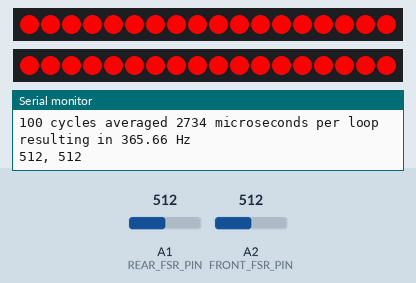
Bench run of a sketch on a simulated Arduino Uno, built with avr-gcc and run on an emulated ATmega328P. On the bench: 2 × 18 RGB LEDs in strip order, left to right, the last lines printed to the serial monitor. Inputs (shaded band) come from the test bench; at power-on: A1 (REAR_FSR_PIN) = 512, A2 (FRONT_FSR_PIN) = 512.

Above: at 1.2 s.
1.3 s: A1 (REAR_FSR_PIN) set to 894
2.8 s: A1 (REAR_FSR_PIN) set to 907
At 3.2 s:
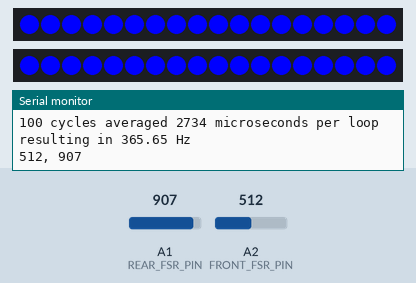
4.3 s: A2 (FRONT_FSR_PIN) set to 890
5.8 s: A2 (FRONT_FSR_PIN) set to 917
At 6.8 s:
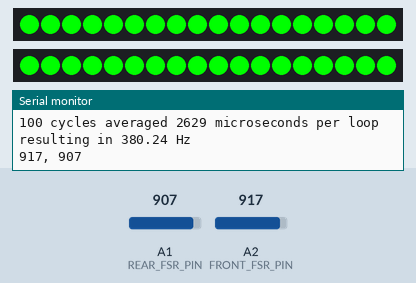
7.3 s: A2 (FRONT_FSR_PIN) set to 900
At 7.9 s:
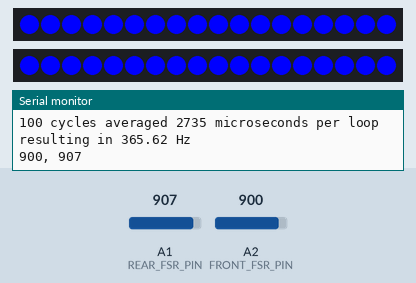
8.8 s: A2 (FRONT_FSR_PIN) set to 1023
At 9.1 s:
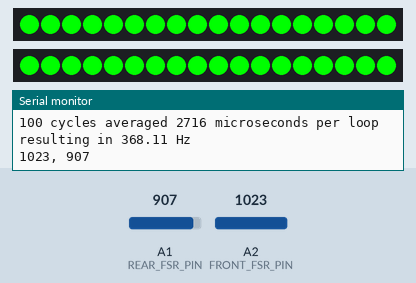
Timing chart, 0 to 11.3 s (numbered marks = the images above; inputs shaded):
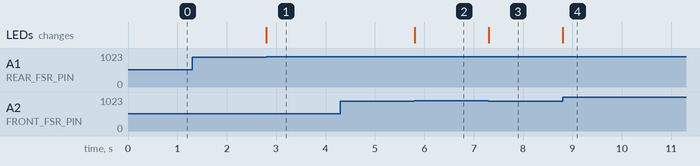

The sketch:

FSR_LED_Timing_Test.ino
```cpp
#include <Adafruit_NeoPixel.h>
#ifdef __AVR__
 #include <avr/power.h> // Required for 16 MHz Adafruit Trinket
#endif

#define NUM_LEDS 18

#define FRONT_FSR_PIN A2
#define REAR_FSR_PIN A1

#define LED_PIN 10
#define LED_PIN_2 11

// Define the array of leds
Adafruit_NeoPixel leds(NUM_LEDS, LED_PIN, NEO_GRB + NEO_KHZ800);
Adafruit_NeoPixel leds2(NUM_LEDS, LED_PIN_2, NEO_GRB + NEO_KHZ800);

// timing variables
long startTime = 0;
long endTime = 0;
int timingCycleCounter = 0;
int TIMED_CYCLES = 100;
long avgTime = 0;
long totalTime = 0;
float frequency = 0; // Hz

void setup() {

  Serial.begin(115200);

#if defined(__AVR_ATtiny85__) && (F_CPU == 16000000)
  clock_prescale_set(clock_div_1);
#endif
  // END of Trinket-specific code.

  leds.begin();           // INITIALIZE NeoPixel strip object (REQUIRED)
  leds.show();            // Turn OFF all pixels ASAP
  leds.setBrightness(255); // Set BRIGHTNESS (max = 255)

  leds2.begin();           // INITIALIZE NeoPixel strip object (REQUIRED)
  leds2.show();            // Turn OFF all pixels ASAP
  leds2.setBrightness(255); // Set BRIGHTNESS (max = 255)
}

void loop() {
  if(timingCycleCounter == 0) { // first run
    startTime = micros();
    timingCycleCounter++;
  } else if(timingCycleCounter >= TIMED_CYCLES) { // finished test, report output and reset
    endTime = micros();
    totalTime = endTime - startTime;
    frequency = (float)TIMED_CYCLES / totalTime * 1000000;
    avgTime = totalTime / TIMED_CYCLES;
    Serial.print(TIMED_CYCLES);
    Serial.print(" cycles averaged ");
    Serial.print(avgTime);
    Serial.print(" microseconds per loop resulting in ");
    Serial.print(frequency);
    Serial.println(" Hz");
    timingCycleCounter = 0;

    Serial.print(analogRead(FRONT_FSR_PIN));
    Serial.print(", ");
    Serial.println(analogRead(REAR_FSR_PIN));

  } else { // middle of testing
    timingCycleCounter++;
  }
  if(isFSRTriggered(FRONT_FSR_PIN) && isFSRTriggered(REAR_FSR_PIN)) {
    setFrontAll(0, 255, 0);
    setRearAll(0, 255, 0);
  } else if(isFSRTriggered(FRONT_FSR_PIN) || isFSRTriggered(REAR_FSR_PIN)) {
    setFrontAll(0, 0, 255);
    setRearAll(0, 0, 255);
  } else {
    setFrontAll(255, 0, 0);
    setRearAll(255, 0, 0);
  }
  /*
  Serial.print(analogRead(FRONT_FSR_PIN));
  Serial.print(", ");
  Serial.println(analogRead(REAR_FSR_PIN));
  */

  leds.show();
  leds2.show();
  //Serial.println("LEDs off");
  //delay(100);
}

boolean isFSRTriggered(int pin) {
  return analogRead(pin) > 900;
}

void setFrontPixel(int Pixel, byte red, byte green, byte blue) {
   // FastLED
   Pixel = Pixel > NUM_LEDS ? NUM_LEDS : Pixel;
   Pixel = Pixel < 0 ? 0 : Pixel;

   leds.setPixelColor(Pixel, leds.Color(red, green, blue));
}

void setFrontAll(byte red, byte green, byte blue) {
  for(int i = 0; i < NUM_LEDS; i++ ) {
    setFrontPixel(i, red, green, blue);
  }
}

void setRearPixel(int Pixel, byte red, byte green, byte blue) {
   // FastLED
   Pixel = Pixel > NUM_LEDS ? NUM_LEDS : Pixel;
   Pixel = Pixel < 0 ? 0 : Pixel;

   leds2.setPixelColor(Pixel, leds2.Color(red, green, blue));
}

void setRearAll(byte red, byte green, byte blue) {
  for(int i = 0; i < NUM_LEDS; i++ ) {
    setRearPixel(i, red, green, blue);
  }
}
```

Measured:
- the behaviour switches between 900 and 901 on A1 (REAR_FSR_PIN) (found by bisection; images 0 and 1)
- the behaviour switches between 900 and 901 on A2 (FRONT_FSR_PIN) (found by bisection; images 1 and 2)
- after the input at 2.8 s, the LEDs: change at once (image 1)
- after the input at 5.8 s, the LEDs: change at once (image 2)
- after the input at 7.3 s, the LEDs: change at once (image 3)
- after the input at 8.8 s, the LEDs: change at once (image 4)
